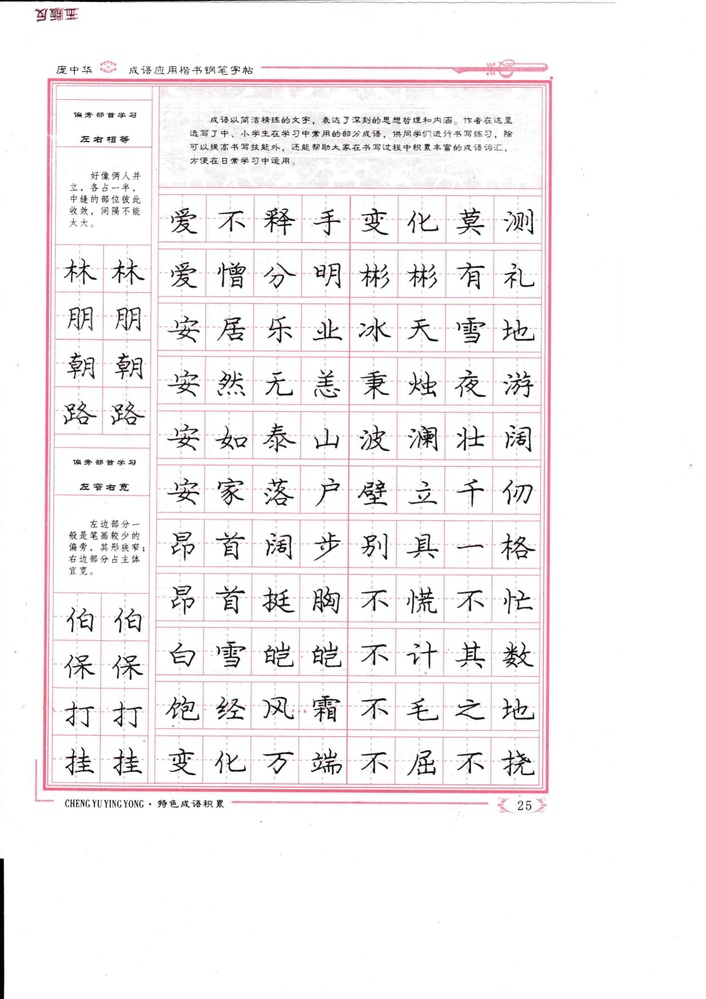
#> input picture picsrc/bigpic.jpg, 706 x 999 px, shrunk from 1518 x 2147 before the run
$ python 013day.py
#> lines starting #> are read from the running program, lines starting #| are printed output that depends on the picture; after the words box and inside, x2 and y2 are one past the last pixel; in counts of white or black regions, pixels touching at a corner belong together
#> in main, src is the input picture: shape (999, 706, 3); mean B, G, R 242.5, 241.6, 244.6
# -*- coding:utf-8 -*-
import cv2 as cv
import numpy as np
import matplotlib.pyplot as plt

# ********************* 超大图像二值化及其应用 **********************
"""
1、分块
2、全局阈值，局部阈值

"""

def big_image(image):
    print(image.shape)
#| (999, 706, 3)
    cw, ch = 256, 256
    h, w = image.shape[:2]
#> h = 999; w = 706
    gray = cv.cvtColor(image, cv.COLOR_BGR2GRAY)
    for row in range(0, h, ch):
        for col in range(0, w, cw):
            roi = gray[row : row + ch, col : col + cw]

            # ************************************
            # method 1
            # ret, dst = cv.threshold(roi, 0, 255, cv.THRESH_BINARY | cv.THRESH_OTSU) # 全局阈值

            # method 2
            # dst = cv.adaptiveThreshold(roi, 255, cv.ADAPTIVE_THRESH_GAUSSIAN_C, cv.THRESH_BINARY, 127, 20) # 局部阈值

            # gray[row : row + ch, col : col + cw] = dst
            # print(np.std(dst), np.mean(dst))
            # ************************************

            # method 3 (全局阈值和图像ROI与空白图像过滤)
            print(np.std(roi), np.mean(roi))
            dev = np.std(roi)
            if dev < 15:
                gray[row : row + ch, col : col + cw] = 255
            else:
                ret, dst = cv.threshold(roi, 0, 255, cv.THRESH_BINARY | cv.THRESH_OTSU)
                gray[row : row + ch, col : col + cw] = dst
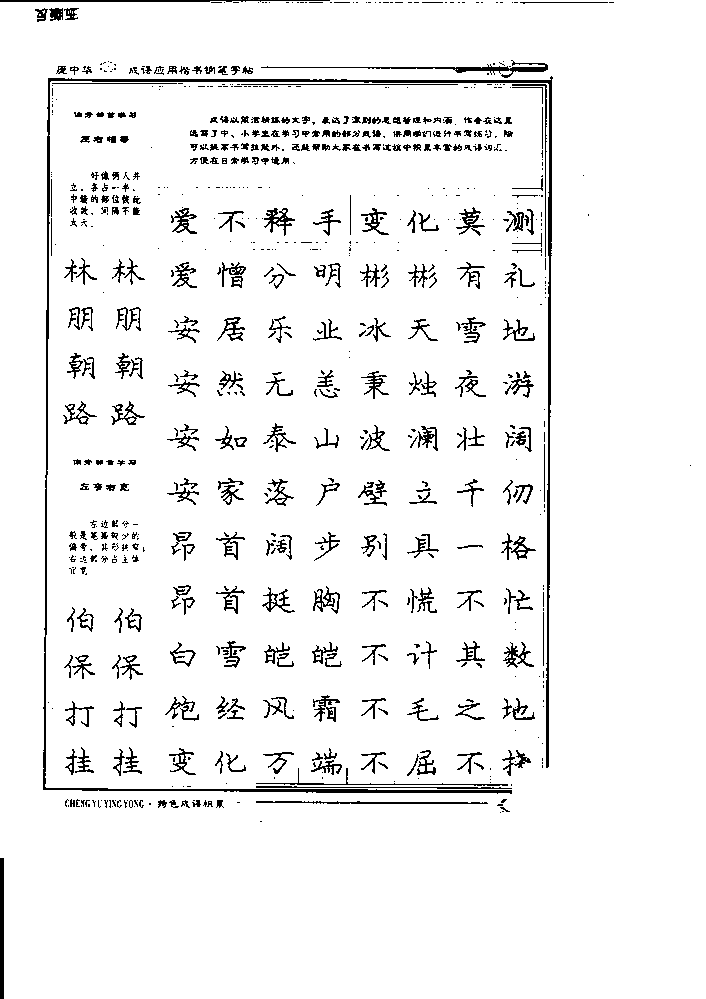
#> gray: shape (999, 706); 94.6% white; black in thin lines or dots
#> roi: shape (231, 194); every value is 255

    cv.imwrite('../picsrc/result_binary.png', gray)


def main():
    src = cv.imread('../picsrc/bigpic.jpg')
    cv.namedWindow('pic', cv.WINDOW_AUTOSIZE)
    cv.imshow('pic', src)

    t1 = cv.getTickCount()

    big_image(src)

    t2 = cv.getTickCount()
    time = (t2 - t1)/cv.getTickFrequency()
    print('Time consume: %f s' % time)

    cv.waitKey(0)  # 程序等待指定的时间后执行以下语句(时间单位为：ms)
    cv.destroyAllWindows()

if __name__ == '__main__':
    main()

$ run again, with picsrc/chang.jpg copied over picsrc/bigpic.jpg
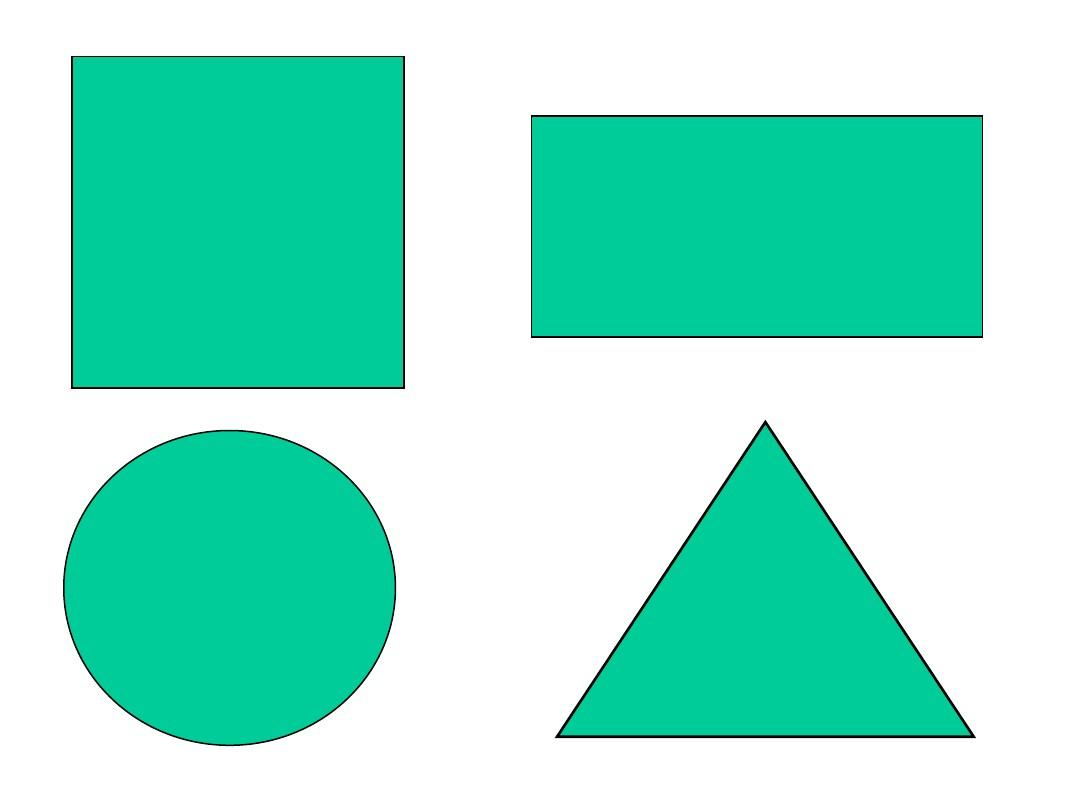
#> input picture picsrc/chang.jpg, 1080 x 810 px
#> in main, src is the input picture: shape (810, 1080, 3); mean B, G, R 211.1, 231.6, 149.9
#| (810, 1080, 3)
#> in big_image, `gray = cv.cvtColor(image, cv.COLOR_BGR2GRAY)`:
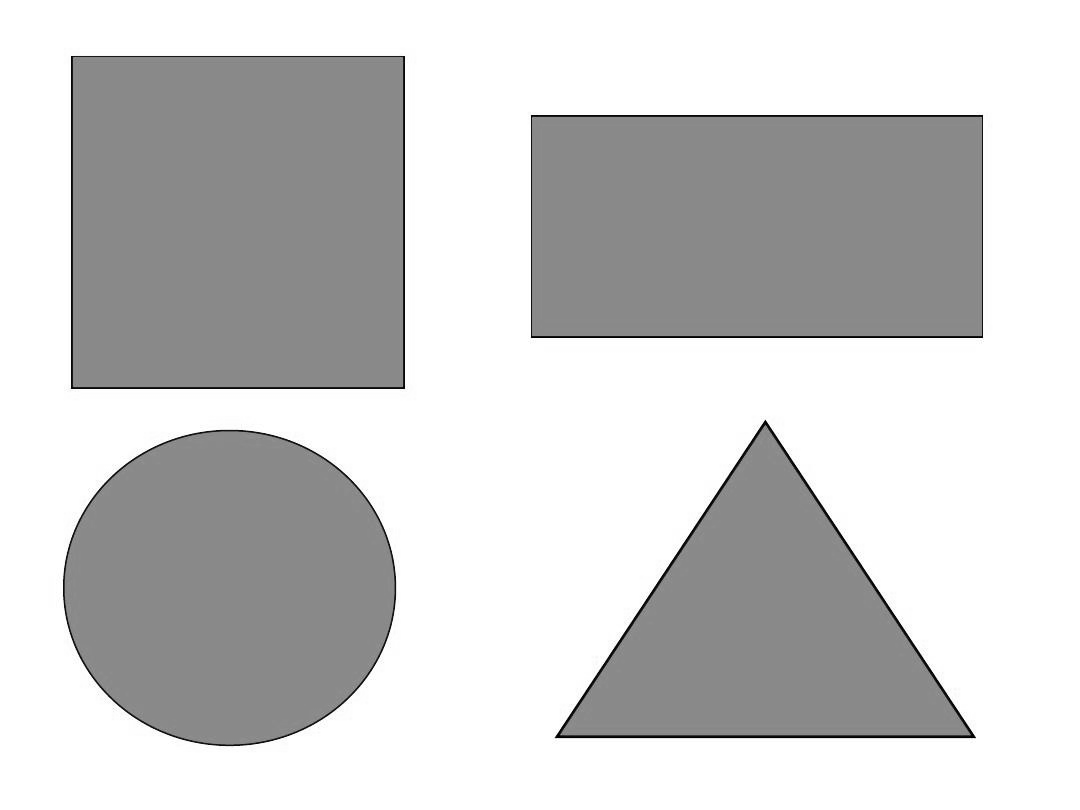
#> gray: shape (810, 1080); min 0, max 255, mean 204.8
#> after the loop in big_image, `for row in range(0, h, ch):`:
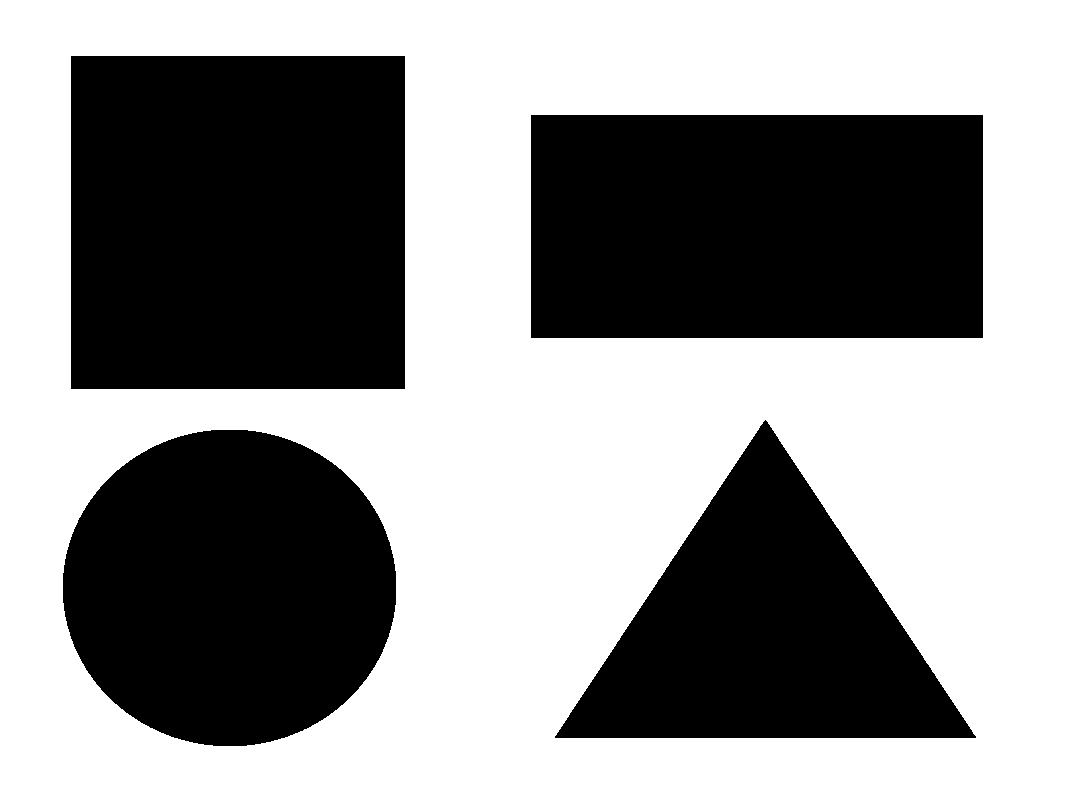
#> gray: shape (810, 1080); 58.6% white; 4 black regions, box (x1, y1, x2, y2) and area: (71, 56, 405, 389) 111222, (531, 115, 983, 338) 100796, (63, 430, 396, 746) 83058, (555, 420, 976, 738) 67310
